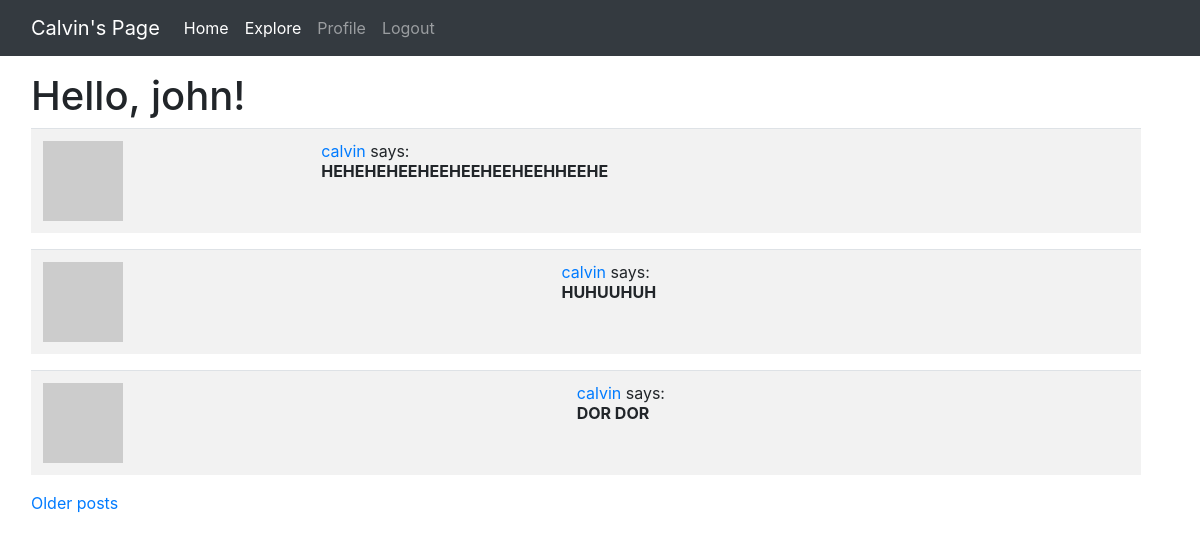
The page /explore (signed in) on the database its author committed.
### app/models.py (models this page shows, shortened)
class User(db.Model,  UserMixin):
    id = db.Column(db.Integer, primary_key=True)
    username = db.Column(db.String(64), index=True, unique=True)
    email = db.Column(db.String(120), index=True, unique=True)
    password_hash = db.Column(db.String(128))
    posts = db.relationship('Post', backref='author', lazy='dynamic')
    about_me = db.Column(db.String(140))
    last_seen = db.Column(db.DateTime, default=datetime.utcnow)
    followed = db.relationship('User', secondary=followers, primaryjoin=(followers.c.follower_id == id), secondaryjoin=(followers.c.followed_id == id), backref=db.backref('followers', lazy='dynamic'), lazy='dynamic')
    def avatar(self, size):
        digest = md5(self.email.lower().encode('utf-8')).hexdigest()
        return f"https://www.gravatar.com/avatar/{digest}?d=identicon&s={size}"

class Post(db.Model):
    id = db.Column(db.Integer, primary_key=True)
    body = db.Column(db.String(140))
    timestamp = db.Column(db.DateTime, index=True, default=datetime.utcnow)
    user_id = db.Column(db.Integer, db.ForeignKey('user.id'))

### app/routes.py (the view)
@app.route('/explore')
@login_required
def explore():
    page = request.args.get('page', 1, type=int)
    posts = Post.query.order_by(Post.timestamp.desc()).paginate(page, app.config['POSTS_PER_PAGE'], False)
    next_url = url_for('explore', page=posts.next_num) if posts.has_next else None
    prev_url = url_for('explore', page=posts.prev_num) if posts.has_prev else None
    return render_template('index.html', posts=posts.items, title='Explore', next_url=next_url, prev_url=prev_url)

### app/models.py (called while the page is built)
@login.user_loader
def load_user(id):
    return User.query.get(int(id))

### app/routes.py (called while the page is built)
@app.before_request
def before_request():
    if current_user.is_authenticated:
        current_user.last_seen = datetime.utcnow()
        db.session.commit()

### app/templates/index.html (shortened to what this page needs)
{% extends "base.html" %}
{% block content %}
        <div class="container mt-3 mb-3 ml-3">
                <h1>Hello, {{ current_user.username }}!</h1>
                {% for post in posts %}
                        {% include '_post.html' %}
                {% endfor %}
                {% if next_url %}
                <a href="{{ next_url }}">Older posts</a>
                {% endif %}
        </div>
{% endblock %}

### app/templates/_post.html
<table class='table table-striped'>
    <tr valign="top">
        <td><img src="{{ post.author.avatar(32) }}" alt=""></td>
        <td>
            <a href="{{ url_for('user', username = post.author.username) }}">{{ post.author.username }}</a>
             says: <br><b>{{ post.body }}</b>
        </td>
    </tr>
</table>

### rows shown on the page
User: username "john"
Post: author.username "calvin", body "HEHEHEHEEHEEHEEHEEHEEHHEEHE"
Post: author.username "calvin", body "HUHUUHUH"
Post: author.username "calvin", body "DOR DOR"
